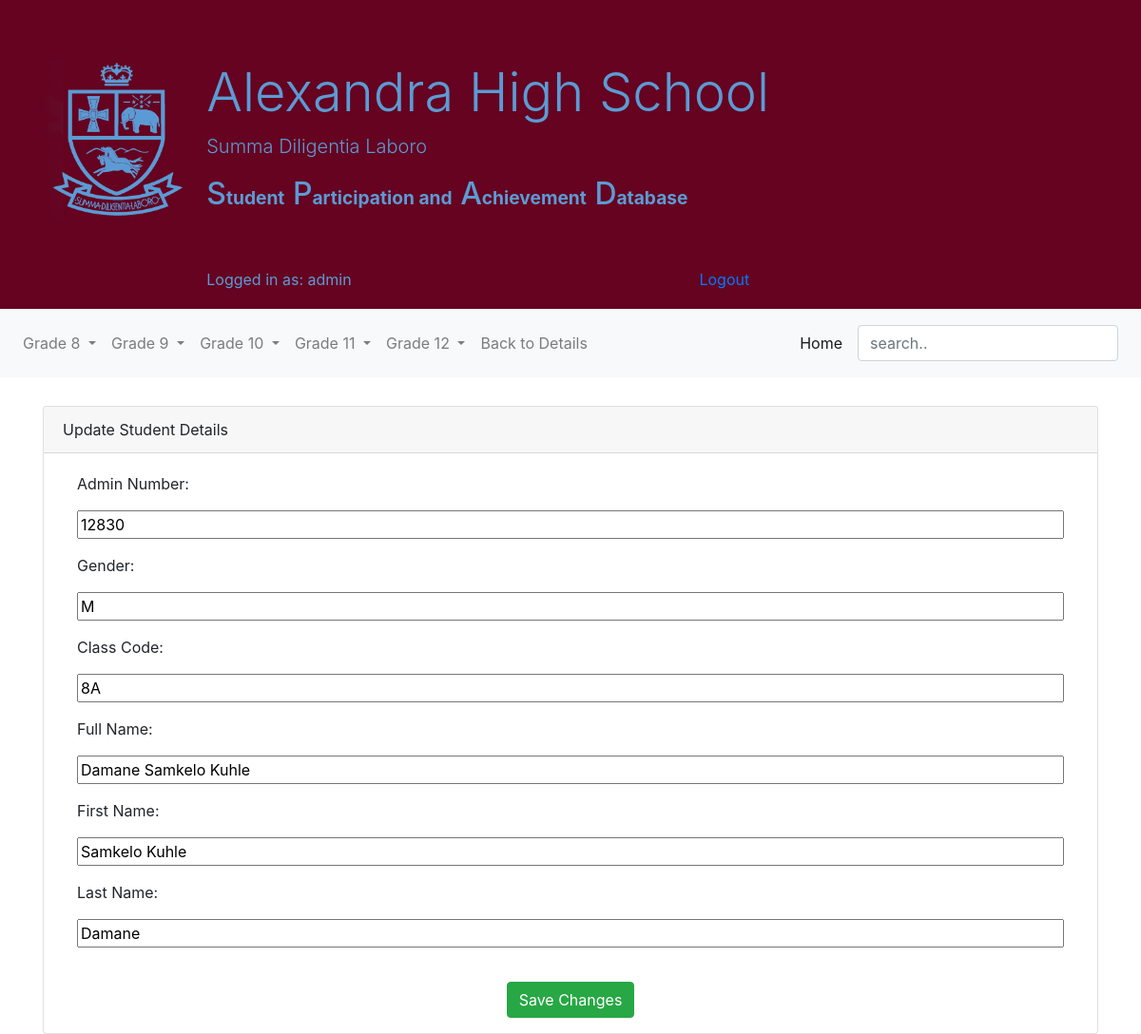
Page /student/details/12830/update/ (signed in) on the committed database.
### students/models.py (models this page shows, shortened)
class Student(models.Model):
    student_admno = models.IntegerField(primary_key=True, verbose_name='Admin Number')
    student_gender = models.CharField(max_length=10, verbose_name='Gender')
    student_classcode = models.CharField(max_length=10, verbose_name='Class Code')
    student_grade = models.IntegerField(null=True,verbose_name='Grade')
    student_class_designation = models.CharField(null=True,max_length=1,verbose_name='Class Designation')
    student_fullname = models.CharField(max_length=200, verbose_name='Full Name')
    student_firstname = models.CharField(max_length=50, verbose_name='First Name')
    student_lastname = models.CharField(max_length=50, verbose_name='Last Name')

### students/views.py (the view)
# urls.py: path('details/<int:student_admno>/update/',views.update_student, name="student_update"),
def update_student(request, student_admno):
    if not request.user.is_authenticated:
        return render(request, 'students/login_form.html')
    else:
        username = request.user.username
        student = Student.objects.get(pk=student_admno)
        if request.method =='POST':
            form = StudentForm(request.POST, instance=student)
            if form.is_valid():
                form.save()
                template = 'students/profile_details.html'
                return render(request, template, {'student':student, 'template':template})
            else:
                form = StudentForm(instance=student)
        else:
            form = StudentForm(instance=student)
        template = 'students/student_update_form.html'
        return render(request, template, {'form':form,'username':username, 'template':template})

### students/forms.py
class StudentForm(forms.ModelForm):
    class Meta:
        model = Student
        fields = [
            'student_admno',
            'student_gender',
            'student_classcode',
            'student_fullname',
            'student_firstname',
            'student_lastname'
            ]

### templates/students/student_update_form.html (shortened to what this page needs)
{% extends 'base.html' %}
{% block content %}
<div class="container" style="padding-top:30px">
  <div class="class="row justify-content-center">
    <div class="col-6-md" style="">
      <div class="card">
        <div class="card-header">
          Update Student Details
        </div>
        <form class="form-horizontal" action="" method="post" enctype="multipart/form-data" style="padding-top:20px; margin-left:20px; margin-right:20px">
          {% for field in form %}
            <div class="form-group">
              <label class="control-lable col-sm-12">{{ field.label_tag }}</label>
              <div class="col-sm-12">{{ field }}</div>
            </div>
            {% endfor %}
            <div class="form-group">
              <div class="col-sm-offset-2 col-sm-12 text-center" style="padding-top:20px">
                <button type="submit" class="btn btn-success" >Save Changes</button>
              </div>
            </div>
        </form>
      </div>
    </div>
  </div>
</div>
{% endblock %}

### templates/base.html (shortened to what this page needs)
<!DOCTYPE html>
<html lang="en" dir="ltr">
  <head>
    <link rel="stylesheet" href="https://stackpath.bootstrapcdn.com/bootstrap/4.3.1/css/bootstrap.min.css">
  </head>
  <body>
    <div class="jumbotron jumbotron-fluid" style="padding: 4rem 2rem 1.2rem; margin-bottom: 0px; background-color:#650320">
      <div class="container-fluid" style="padding-left:30px;">
        <div class="row">
          <div class="col-2-md col-12-sm" style="padding-right:20px;">
            {% load staticfiles %}
            <img src="{% static 'img/alexhigh_logo_blue_transparent.png' %}" alt="" style="height: 170px">
          </div>
          <div class="col-10-md col-12-sm" style="color:#5b9bd5;">
            <h1 class="display-4">Alexandra High School</h1>
            <p class="lead">Summa Diligentia Laboro</p>
            <h2>S<b>tudent</b> P<b>articipation and</b> A<b>chievement</b> D<b>atabase</b></h2>
            <div class="container-fluid" style="padding-left: 0px; padding-right:0px">
              <div class="row" style="padding-top:50px;">
                <div class="col-10">
                  Logged in as: {{ username }}
                </div>
                <div class="col-2">
                  {% if username %}
                    <a href="{% url 'students:logout_user' %}">Logout</a>
                  {% endif %}
                </div>
              </div>
            </div>
          </div>
        </div>
      </div>
    </div>
    <nav class="navbar navbar-expand-sm navbar-light bg-light">
      <div class="collapse navbar-collapse" id="navbarText">
        <ul class="navbar-nav mr-auto">
          {% if "students/login_form.html" not in template %}
          <li class="nav-item dropdown">
            <a class="nav-link dropdown-toggle" href="#" id="navbarDropdownMenuLink" role="button" data-toggle="dropdown" aria-haspopup="true" aria-expanded="false">
              Grade 8
            </a>
          </li>
          <li class="nav-item dropdown">
            <a class="nav-link dropdown-toggle" href="#" id="navbarDropdownMenuLink" role="button" data-toggle="dropdown" aria-haspopup="true" aria-expanded="false">
              Grade 9
            </a>
          </li>
          <li class="nav-item dropdown">
            <a class="nav-link dropdown-toggle" href="#" id="navbarDropdownMenuLink" role="button" data-toggle="dropdown" aria-haspopup="true" aria-expanded="false">
              Grade 10
            </a>
          </li>
          <li class="nav-item dropdown">
            <a class="nav-link dropdown-toggle" href="#" id="navbarDropdownMenuLink" role="button" data-toggle="dropdown" aria-haspopup="true" aria-expanded="false">
              Grade 11
            </a>
          </li>
          <li class="nav-item dropdown">
            <a class="nav-link dropdown-toggle" href="#" id="navbarDropdownMenuLink" role="button" data-toggle="dropdown" aria-haspopup="true" aria-expanded="false">
              Grade 12
            </a>
          </li>
          {% endif %}
          {% if "student_update_form.html" in template %}
          <li class="nav-item">
            <a class="nav-link" href="javascript:history.back()">Back to Details</a>
          </li>
          {% endif %}
        </ul>
        <span class="navbar-text">
          {% if "profile_all.html" in template %}
            <a class="nav-link" href="{% url 'students:create_student' %}">Add Student</a>
          {% elif "student_create_form.html" in template %}
            <a class="nav-link" href="{% url 'students:students_all' "8A" %}">Home</a>
          {% elif "profile_details.html" in template %}
            <a class="nav-link" href="{% url 'students:students_all' "8A" %}">Home</a>
          {% elif "students/sport_form.html" in template %}
            <a class="nav-link" href="{% url 'students:students_all' "8A" %}">Home</a>
          {% elif "student_update_form.html" in template %}
            <a class="nav-link" href="{% url 'students:students_all' "8A" %}">Home</a>
          {% endif %}
        </span>
        {% if username %}
        <form class="form-inline" action="{% url 'students:student_search' %}" method="GET">
          <input class="form-control mr-sm-2 my-sm-0 form-rounded" type="text" name="q" value="{{ request.GET.q }}" placeholder="search..">
        </form>
        {% endif %}
      </div>
    </nav>
    {% block content %}
    {% endblock %}
  </body>
</html>

### templates/base.html (style rules this page uses)
h2 b { font-size: 60%; }
#id_student_admno, #id_student_gender, #id_student_classcode, #id_student_fullname, #id_student_firstname, #id_student_middlename, #id_student_lastname, #id_sport_played, #id_achievement, #id_year_participated { width: -webkit-fill-available; }

### rows in the picture
Student: form "12830" "M" "8A" "Damane Samkelo Kuhle" "Samkelo Kuhle" "Damane"

### other values in the picture
{{ username }} "admin"
{{ field.label_tag }} "Admin Number:" "Gender:" "Class Code:" "Full Name:" "First Name:" "Last Name:"
